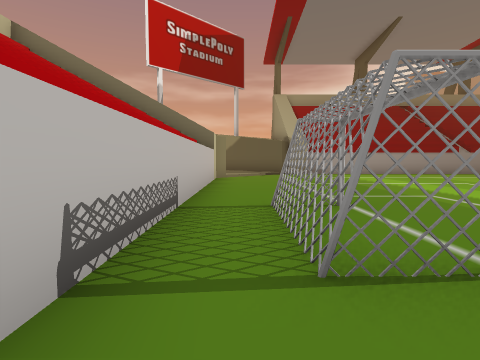
[1] (above)

17 first-person views from a walk through a Unity game level. The camera is 1.5 m above the floor, tilts 4° down and sees 80° across. The floor is counted in squares, 2.4 m on a side. Each view is taken from the middle of a square. On the plan, view 1 faces up. The plan holds only what a view shows up to about 9 squares ahead; the rest is blank. The place goes on beyond the plan. The player is left out. Some surface patterns are stand-ins.

[2]
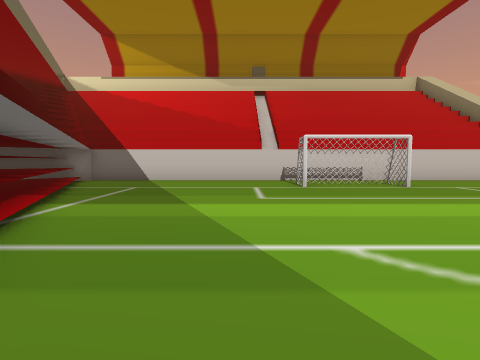

[3]
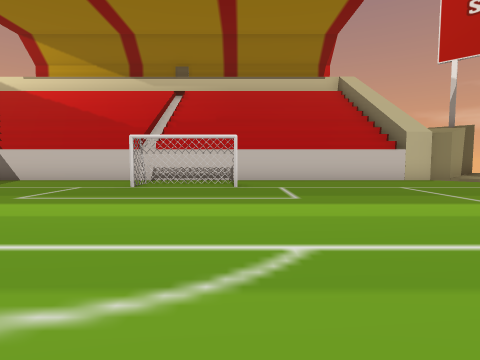

[4]
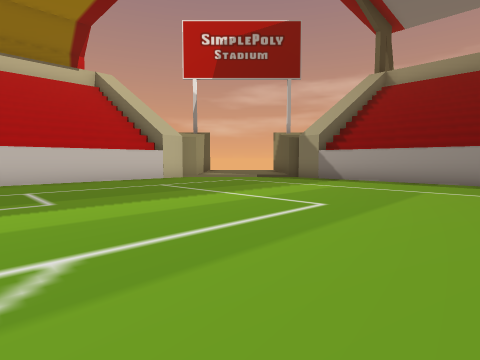

[5]
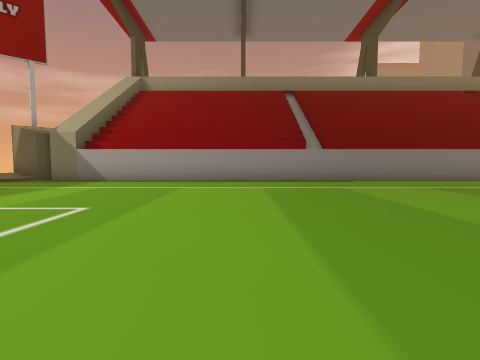

[6]
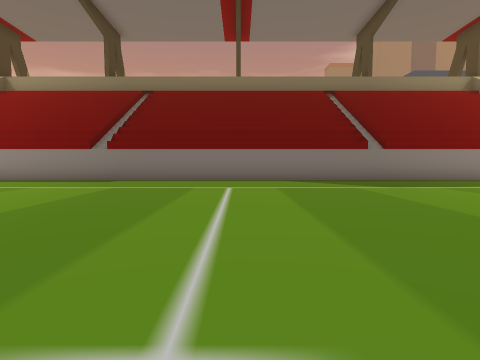

[7]
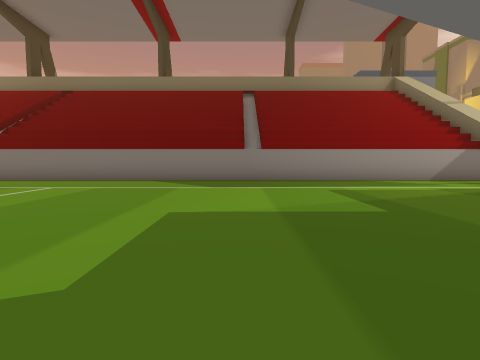

[8]
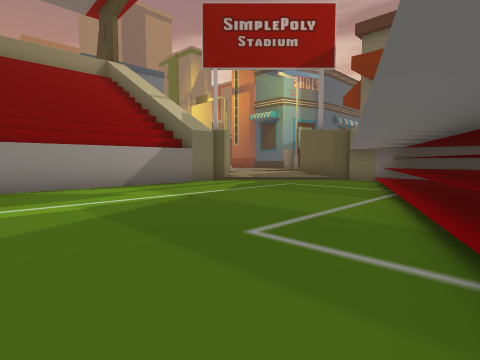

[9]
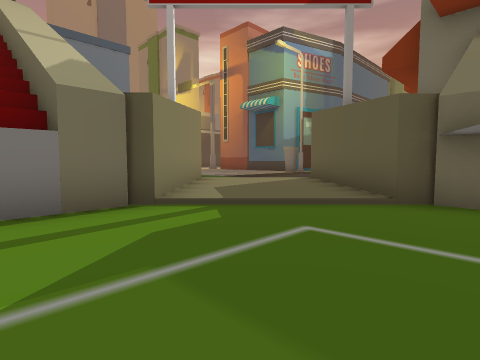

[10]
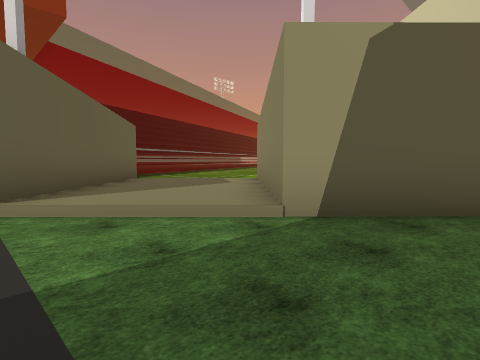

[11]
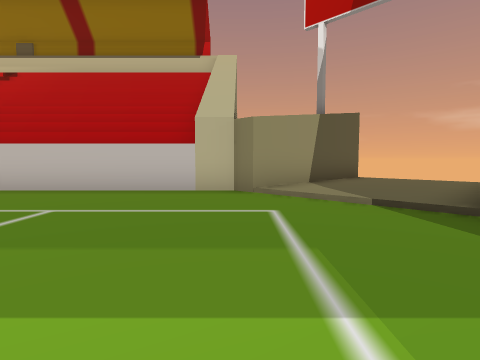

[12]
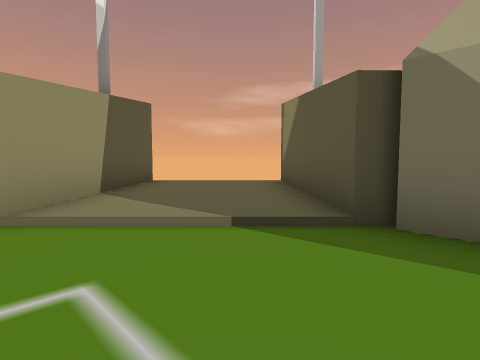

[13]
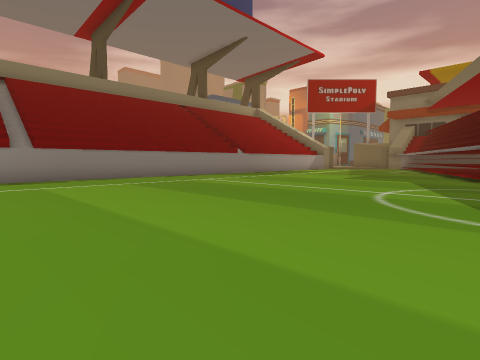

[14]
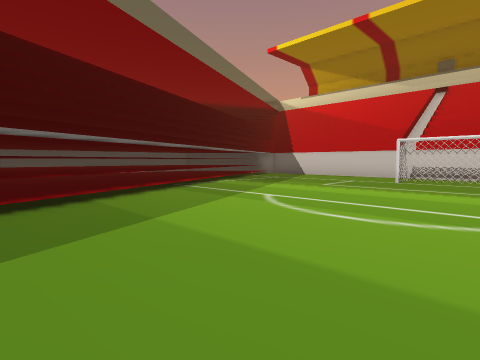

[15]
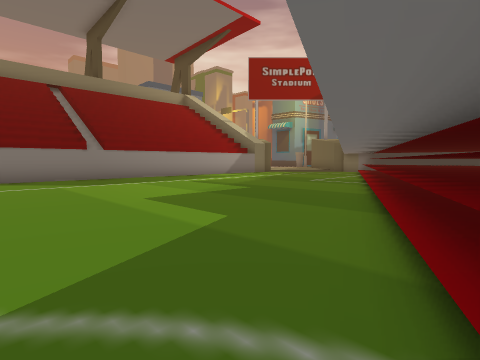

[16]
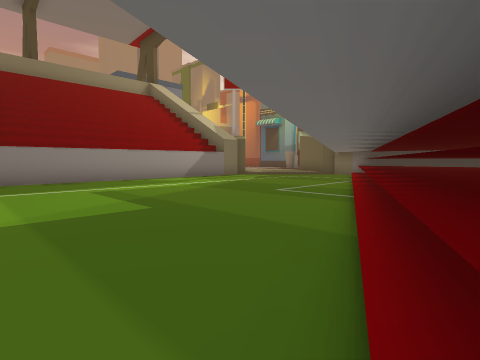

[17]
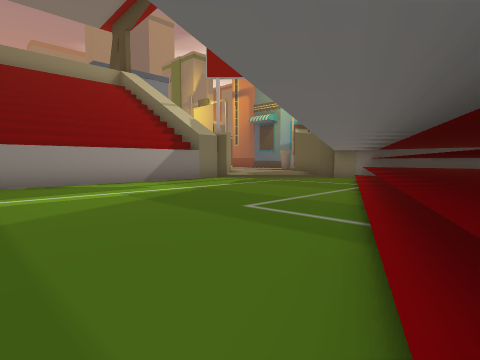

### Floor plan
Key: @ floor where view 1 was taken; # wall or solid block; x gap in a wall; . main floor; : floor 0.25 m higher than the main floor; / step, stairs or slope.
Columns run from 4 left of view 1 to 34 right of it. Each row starts with its distance up from view 1.
 18                                  #.....
 17                                  ##....
 16    ##                             ##...
 15   ::##                           ##::..
 14  ::::##                         ##::::.
 13 ##::::###########################::::#
 12  ##::/.........................../::##
 11   ##/............................./##
 10    #...............................#
  9    #.............................  #
  8    #........................... ###
  7    #..........................:##
  6    #........................####
  5    #......................####
  4    #....................####
  3    #.x............. . ####
  2    #.#.........
  1    #...........
  0    #@..........
 -1    #........###
 -2    #......####
 -3    #....####
 -4    #..###
 -5    ####

Where each view was taken, in squares from view 1:
view 1: 0 up, 0 right, facing up
view 2: 0 up, 8 right, facing left
view 3: 4 up, 8 right, facing left
view 4: 4 up, 8 right, facing up-left
view 5: 4 up, 8 right, facing up
view 6: 4 up, 15 right, facing up
view 7: 4 up, 19 right, facing up
view 8: 6 up, 22 right, facing up-right
view 9: 9 up, 26 right, facing up-right
view 10: 18 up, 34 right, facing down-left
view 11: 10 up, 5 right, facing left
view 12: 10 up, 3 right, facing up-left
view 13: 3 up, 9 right, facing up-right
view 14: 4 up, 10 right, facing down-left
view 15: 3 up, 16 right, facing up-right
view 16: 4 up, 19 right, facing up-right
view 17: 5 up, 21 right, facing up-right
